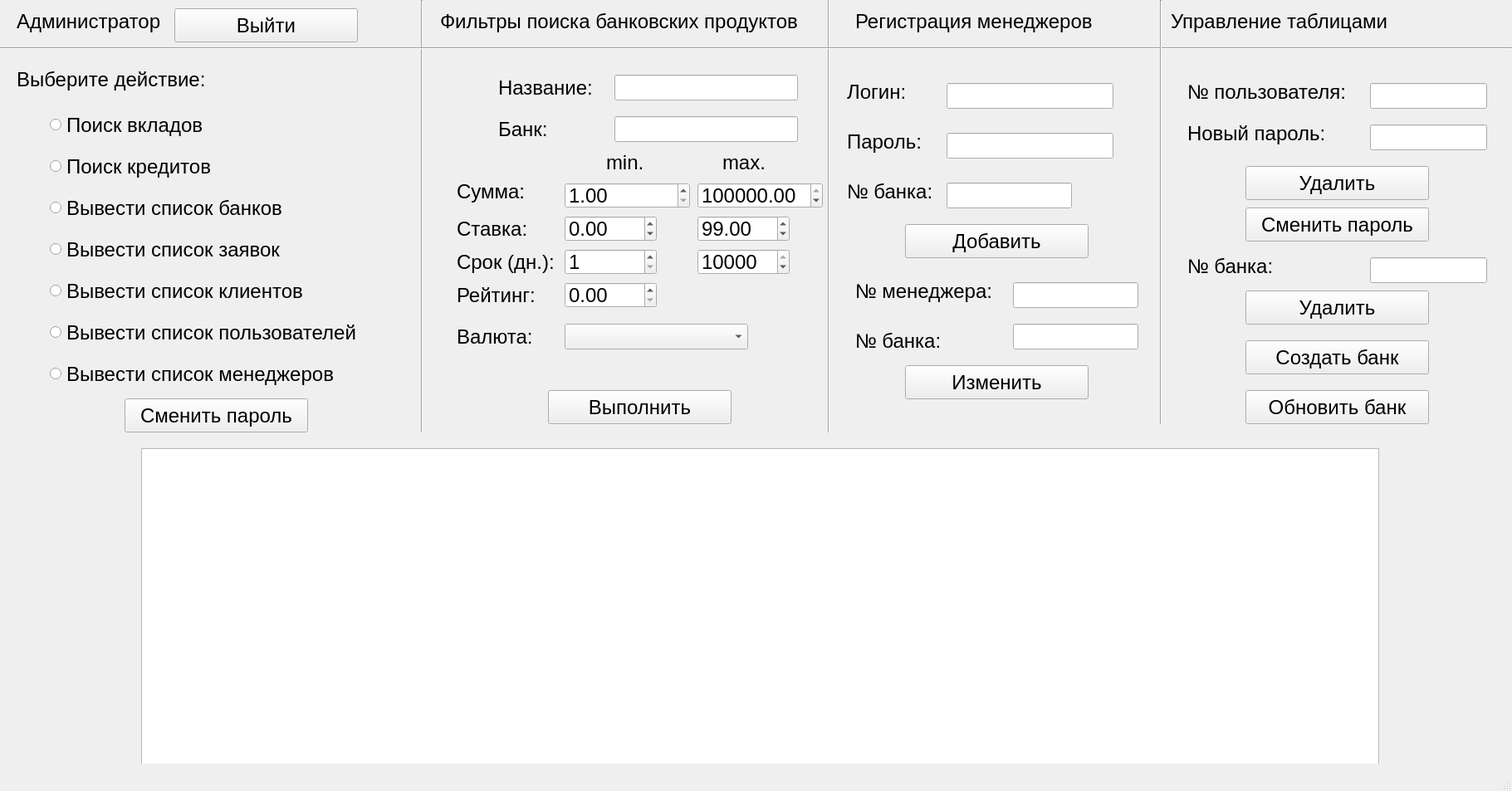
<?xml version="1.0" encoding="UTF-8"?>
<ui version="4.0">
 <class>AdminWindow</class>
 <widget class="QMainWindow" name="AdminWindow">
  <property name="geometry">
   <rect>
    <x>0</x>
    <y>0</y>
    <width>1821</width>
    <height>953</height>
   </rect>
  </property>
  <property name="font">
   <font>
    <pointsize>18</pointsize>
   </font>
  </property>
  <property name="windowTitle">
   <string>BankProducts Application</string>
  </property>
  <widget class="QWidget" name="centralwidget">
   <widget class="QRadioButton" name="r1">
    <property name="geometry">
     <rect>
      <x>60</x>
      <y>130</y>
      <width>281</width>
      <height>41</height>
     </rect>
    </property>
    <property name="font">
     <font>
      <pointsize>18</pointsize>
     </font>
    </property>
    <property name="text">
     <string>Поиск вкладов</string>
    </property>
   </widget>
   <widget class="QRadioButton" name="r3">
    <property name="geometry">
     <rect>
      <x>60</x>
      <y>230</y>
      <width>431</width>
      <height>41</height>
     </rect>
    </property>
    <property name="font">
     <font>
      <pointsize>18</pointsize>
     </font>
    </property>
    <property name="text">
     <string>Вывести список банков</string>
    </property>
   </widget>
   <widget class="QLabel" name="label_2">
    <property name="geometry">
     <rect>
      <x>20</x>
      <y>80</y>
      <width>251</width>
      <height>31</height>
     </rect>
    </property>
    <property name="font">
     <font>
      <pointsize>18</pointsize>
     </font>
    </property>
    <property name="text">
     <string>Выберите действие:</string>
    </property>
   </widget>
   <widget class="QPushButton" name="search">
    <property name="geometry">
     <rect>
      <x>660</x>
      <y>470</y>
      <width>221</width>
      <height>41</height>
     </rect>
    </property>
    <property name="font">
     <font>
      <pointsize>18</pointsize>
     </font>
    </property>
    <property name="text">
     <string>Выполнить</string>
    </property>
   </widget>
   <widget class="QLabel" name="label">
    <property name="geometry">
     <rect>
      <x>20</x>
      <y>0</y>
      <width>181</width>
      <height>51</height>
     </rect>
    </property>
    <property name="font">
     <font>
      <pointsize>18</pointsize>
     </font>
    </property>
    <property name="text">
     <string>Администратор</string>
    </property>
   </widget>
   <widget class="QRadioButton" name="r2">
    <property name="geometry">
     <rect>
      <x>60</x>
      <y>180</y>
      <width>351</width>
      <height>41</height>
     </rect>
    </property>
    <property name="font">
     <font>
      <pointsize>18</pointsize>
     </font>
    </property>
    <property name="text">
     <string>Поиск кредитов</string>
    </property>
   </widget>
   <widget class="Line" name="line">
    <property name="geometry">
     <rect>
      <x>500</x>
      <y>0</y>
      <width>16</width>
      <height>521</height>
     </rect>
    </property>
    <property name="font">
     <font>
      <pointsize>18</pointsize>
     </font>
    </property>
    <property name="orientation">
     <enum>Qt::Vertical</enum>
    </property>
   </widget>
   <widget class="QTableWidget" name="tableWidget">
    <property name="geometry">
     <rect>
      <x>170</x>
      <y>540</y>
      <width>1491</width>
      <height>431</height>
     </rect>
    </property>
    <property name="font">
     <font>
      <pointsize>18</pointsize>
     </font>
    </property>
   </widget>
   <widget class="QLabel" name="label_10">
    <property name="geometry">
     <rect>
      <x>1030</x>
      <y>10</y>
      <width>361</width>
      <height>31</height>
     </rect>
    </property>
    <property name="font">
     <font>
      <pointsize>18</pointsize>
     </font>
    </property>
    <property name="text">
     <string>Регистрация менеджеров</string>
    </property>
   </widget>
   <widget class="QLabel" name="label_3">
    <property name="geometry">
     <rect>
      <x>530</x>
      <y>-10</y>
      <width>451</width>
      <height>71</height>
     </rect>
    </property>
    <property name="font">
     <font>
      <pointsize>18</pointsize>
     </font>
    </property>
    <property name="text">
     <string>Фильтры поиска банковских продуктов</string>
    </property>
   </widget>
   <widget class="Line" name="line_3">
    <property name="geometry">
     <rect>
      <x>990</x>
      <y>-10</y>
      <width>16</width>
      <height>531</height>
     </rect>
    </property>
    <property name="font">
     <font>
      <pointsize>18</pointsize>
     </font>
    </property>
    <property name="orientation">
     <enum>Qt::Vertical</enum>
    </property>
   </widget>
   <widget class="Line" name="line_2">
    <property name="geometry">
     <rect>
      <x>0</x>
      <y>50</y>
      <width>1821</width>
      <height>16</height>
     </rect>
    </property>
    <property name="font">
     <font>
      <pointsize>18</pointsize>
     </font>
    </property>
    <property name="orientation">
     <enum>Qt::Horizontal</enum>
    </property>
   </widget>
   <widget class="QPushButton" name="exit">
    <property name="geometry">
     <rect>
      <x>210</x>
      <y>10</y>
      <width>221</width>
      <height>41</height>
     </rect>
    </property>
    <property name="font">
     <font>
      <pointsize>18</pointsize>
     </font>
    </property>
    <property name="text">
     <string>Выйти</string>
    </property>
   </widget>
   <widget class="QLineEdit" name="nameEdit">
    <property name="geometry">
     <rect>
      <x>740</x>
      <y>90</y>
      <width>221</width>
      <height>31</height>
     </rect>
    </property>
   </widget>
   <widget class="QLineEdit" name="bankEdit">
    <property name="geometry">
     <rect>
      <x>740</x>
      <y>140</y>
      <width>221</width>
      <height>31</height>
     </rect>
    </property>
   </widget>
   <widget class="QLabel" name="label_4">
    <property name="geometry">
     <rect>
      <x>730</x>
      <y>170</y>
      <width>61</width>
      <height>51</height>
     </rect>
    </property>
    <property name="font">
     <font>
      <pointsize>18</pointsize>
     </font>
    </property>
    <property name="text">
     <string>min.</string>
    </property>
   </widget>
   <widget class="QLabel" name="label_5">
    <property name="geometry">
     <rect>
      <x>870</x>
      <y>170</y>
      <width>61</width>
      <height>51</height>
     </rect>
    </property>
    <property name="font">
     <font>
      <pointsize>18</pointsize>
     </font>
    </property>
    <property name="text">
     <string>max.</string>
    </property>
   </widget>
   <widget class="QLabel" name="label_6">
    <property name="geometry">
     <rect>
      <x>550</x>
      <y>210</y>
      <width>101</width>
      <height>41</height>
     </rect>
    </property>
    <property name="font">
     <font>
      <pointsize>18</pointsize>
     </font>
    </property>
    <property name="text">
     <string>Сумма:</string>
    </property>
   </widget>
   <widget class="QLabel" name="label_7">
    <property name="geometry">
     <rect>
      <x>550</x>
      <y>260</y>
      <width>101</width>
      <height>31</height>
     </rect>
    </property>
    <property name="font">
     <font>
      <pointsize>18</pointsize>
     </font>
    </property>
    <property name="text">
     <string>Ставка:</string>
    </property>
   </widget>
   <widget class="QLabel" name="label_8">
    <property name="geometry">
     <rect>
      <x>550</x>
      <y>300</y>
      <width>121</width>
      <height>31</height>
     </rect>
    </property>
    <property name="font">
     <font>
      <pointsize>18</pointsize>
     </font>
    </property>
    <property name="text">
     <string>Срок (дн.):</string>
    </property>
   </widget>
   <widget class="QLabel" name="label_9">
    <property name="geometry">
     <rect>
      <x>550</x>
      <y>340</y>
      <width>101</width>
      <height>31</height>
     </rect>
    </property>
    <property name="font">
     <font>
      <pointsize>18</pointsize>
     </font>
    </property>
    <property name="text">
     <string>Рейтинг:</string>
    </property>
   </widget>
   <widget class="QLabel" name="label_11">
    <property name="geometry">
     <rect>
      <x>600</x>
      <y>90</y>
      <width>131</width>
      <height>31</height>
     </rect>
    </property>
    <property name="font">
     <font>
      <pointsize>18</pointsize>
     </font>
    </property>
    <property name="text">
     <string>Название:</string>
    </property>
   </widget>
   <widget class="QLabel" name="label_12">
    <property name="geometry">
     <rect>
      <x>600</x>
      <y>140</y>
      <width>101</width>
      <height>31</height>
     </rect>
    </property>
    <property name="font">
     <font>
      <pointsize>18</pointsize>
     </font>
    </property>
    <property name="text">
     <string>Банк:</string>
    </property>
   </widget>
   <widget class="QDoubleSpinBox" name="min_sum">
    <property name="geometry">
     <rect>
      <x>680</x>
      <y>220</y>
      <width>151</width>
      <height>31</height>
     </rect>
    </property>
    <property name="minimum">
     <double>1.000000000000000</double>
    </property>
    <property name="maximum">
     <double>100000000.000000000000000</double>
    </property>
    <property name="singleStep">
     <double>10000.000000000000000</double>
    </property>
    <property name="value">
     <double>1.000000000000000</double>
    </property>
   </widget>
   <widget class="QDoubleSpinBox" name="max_sum">
    <property name="geometry">
     <rect>
      <x>840</x>
      <y>220</y>
      <width>151</width>
      <height>31</height>
     </rect>
    </property>
    <property name="minimum">
     <double>1.000000000000000</double>
    </property>
    <property name="maximum">
     <double>100000000.000000000000000</double>
    </property>
    <property name="singleStep">
     <double>10000.000000000000000</double>
    </property>
    <property name="value">
     <double>100000000.000000000000000</double>
    </property>
   </widget>
   <widget class="QDoubleSpinBox" name="min_rate">
    <property name="geometry">
     <rect>
      <x>680</x>
      <y>260</y>
      <width>111</width>
      <height>31</height>
     </rect>
    </property>
    <property name="minimum">
     <double>-99.989999999999995</double>
    </property>
   </widget>
   <widget class="QDoubleSpinBox" name="max_rate">
    <property name="geometry">
     <rect>
      <x>840</x>
      <y>260</y>
      <width>111</width>
      <height>31</height>
     </rect>
    </property>
    <property name="minimum">
     <double>-99.989999999999995</double>
    </property>
    <property name="value">
     <double>99.000000000000000</double>
    </property>
   </widget>
   <widget class="QSpinBox" name="min_time">
    <property name="geometry">
     <rect>
      <x>680</x>
      <y>300</y>
      <width>111</width>
      <height>31</height>
     </rect>
    </property>
    <property name="minimum">
     <number>1</number>
    </property>
    <property name="maximum">
     <number>10000</number>
    </property>
    <property name="singleStep">
     <number>10</number>
    </property>
   </widget>
   <widget class="QSpinBox" name="max_time">
    <property name="geometry">
     <rect>
      <x>840</x>
      <y>300</y>
      <width>111</width>
      <height>31</height>
     </rect>
    </property>
    <property name="minimum">
     <number>1</number>
    </property>
    <property name="maximum">
     <number>10000</number>
    </property>
    <property name="singleStep">
     <number>10</number>
    </property>
    <property name="value">
     <number>10000</number>
    </property>
   </widget>
   <widget class="QDoubleSpinBox" name="min_rating">
    <property name="geometry">
     <rect>
      <x>680</x>
      <y>340</y>
      <width>111</width>
      <height>31</height>
     </rect>
    </property>
    <property name="maximum">
     <double>5.000000000000000</double>
    </property>
    <property name="singleStep">
     <double>1.000000000000000</double>
    </property>
   </widget>
   <widget class="Line" name="line_4">
    <property name="geometry">
     <rect>
      <x>1390</x>
      <y>0</y>
      <width>16</width>
      <height>511</height>
     </rect>
    </property>
    <property name="font">
     <font>
      <pointsize>18</pointsize>
     </font>
    </property>
    <property name="orientation">
     <enum>Qt::Vertical</enum>
    </property>
   </widget>
   <widget class="QLabel" name="label_13">
    <property name="geometry">
     <rect>
      <x>1410</x>
      <y>10</y>
      <width>421</width>
      <height>31</height>
     </rect>
    </property>
    <property name="font">
     <font>
      <pointsize>18</pointsize>
     </font>
    </property>
    <property name="text">
     <string>Управление таблицами</string>
    </property>
   </widget>
   <widget class="QRadioButton" name="r4">
    <property name="geometry">
     <rect>
      <x>60</x>
      <y>280</y>
      <width>431</width>
      <height>41</height>
     </rect>
    </property>
    <property name="font">
     <font>
      <pointsize>18</pointsize>
     </font>
    </property>
    <property name="text">
     <string>Вывести список заявок</string>
    </property>
   </widget>
   <widget class="QLabel" name="label_14">
    <property name="geometry">
     <rect>
      <x>1020</x>
      <y>90</y>
      <width>151</width>
      <height>41</height>
     </rect>
    </property>
    <property name="font">
     <font>
      <pointsize>18</pointsize>
     </font>
    </property>
    <property name="text">
     <string>Логин:</string>
    </property>
   </widget>
   <widget class="QLineEdit" name="login">
    <property name="geometry">
     <rect>
      <x>1140</x>
      <y>100</y>
      <width>201</width>
      <height>31</height>
     </rect>
    </property>
    <property name="inputMask">
     <string/>
    </property>
   </widget>
   <widget class="QLabel" name="label_17">
    <property name="geometry">
     <rect>
      <x>1430</x>
      <y>90</y>
      <width>211</width>
      <height>41</height>
     </rect>
    </property>
    <property name="font">
     <font>
      <pointsize>18</pointsize>
     </font>
    </property>
    <property name="text">
     <string>№ пользователя:</string>
    </property>
   </widget>
   <widget class="QLineEdit" name="user_num">
    <property name="geometry">
     <rect>
      <x>1650</x>
      <y>100</y>
      <width>141</width>
      <height>31</height>
     </rect>
    </property>
    <property name="inputMask">
     <string>0000000</string>
    </property>
   </widget>
   <widget class="QPushButton" name="delete_user">
    <property name="geometry">
     <rect>
      <x>1500</x>
      <y>200</y>
      <width>221</width>
      <height>41</height>
     </rect>
    </property>
    <property name="font">
     <font>
      <pointsize>18</pointsize>
     </font>
    </property>
    <property name="text">
     <string>Удалить</string>
    </property>
   </widget>
   <widget class="QPushButton" name="update_password">
    <property name="geometry">
     <rect>
      <x>150</x>
      <y>480</y>
      <width>221</width>
      <height>41</height>
     </rect>
    </property>
    <property name="font">
     <font>
      <pointsize>18</pointsize>
     </font>
    </property>
    <property name="text">
     <string>Сменить пароль</string>
    </property>
   </widget>
   <widget class="QRadioButton" name="r5">
    <property name="geometry">
     <rect>
      <x>60</x>
      <y>330</y>
      <width>431</width>
      <height>41</height>
     </rect>
    </property>
    <property name="font">
     <font>
      <pointsize>18</pointsize>
     </font>
    </property>
    <property name="text">
     <string>Вывести список клиентов</string>
    </property>
   </widget>
   <widget class="QLineEdit" name="bank_num">
    <property name="geometry">
     <rect>
      <x>1140</x>
      <y>220</y>
      <width>151</width>
      <height>31</height>
     </rect>
    </property>
    <property name="inputMask">
     <string>0000000</string>
    </property>
    <property name="text">
     <string/>
    </property>
   </widget>
   <widget class="QLabel" name="label_15">
    <property name="geometry">
     <rect>
      <x>1020</x>
      <y>210</y>
      <width>111</width>
      <height>41</height>
     </rect>
    </property>
    <property name="font">
     <font>
      <pointsize>18</pointsize>
     </font>
    </property>
    <property name="text">
     <string>№ банка:</string>
    </property>
   </widget>
   <widget class="QPushButton" name="add_manager">
    <property name="geometry">
     <rect>
      <x>1090</x>
      <y>270</y>
      <width>221</width>
      <height>41</height>
     </rect>
    </property>
    <property name="font">
     <font>
      <pointsize>18</pointsize>
     </font>
    </property>
    <property name="text">
     <string>Добавить</string>
    </property>
   </widget>
   <widget class="QRadioButton" name="r6">
    <property name="geometry">
     <rect>
      <x>60</x>
      <y>380</y>
      <width>431</width>
      <height>41</height>
     </rect>
    </property>
    <property name="font">
     <font>
      <pointsize>18</pointsize>
     </font>
    </property>
    <property name="text">
     <string>Вывести список пользователей</string>
    </property>
   </widget>
   <widget class="QLineEdit" name="password">
    <property name="geometry">
     <rect>
      <x>1140</x>
      <y>160</y>
      <width>201</width>
      <height>31</height>
     </rect>
    </property>
    <property name="inputMask">
     <string/>
    </property>
    <property name="text">
     <string/>
    </property>
   </widget>
   <widget class="QLabel" name="label_33">
    <property name="geometry">
     <rect>
      <x>1020</x>
      <y>150</y>
      <width>151</width>
      <height>41</height>
     </rect>
    </property>
    <property name="font">
     <font>
      <pointsize>18</pointsize>
     </font>
    </property>
    <property name="text">
     <string>Пароль:</string>
    </property>
   </widget>
   <widget class="QLineEdit" name="manager_num">
    <property name="geometry">
     <rect>
      <x>1220</x>
      <y>340</y>
      <width>151</width>
      <height>31</height>
     </rect>
    </property>
    <property name="inputMask">
     <string>0000000</string>
    </property>
    <property name="text">
     <string/>
    </property>
   </widget>
   <widget class="QLabel" name="label_34">
    <property name="geometry">
     <rect>
      <x>1030</x>
      <y>330</y>
      <width>171</width>
      <height>41</height>
     </rect>
    </property>
    <property name="font">
     <font>
      <pointsize>18</pointsize>
     </font>
    </property>
    <property name="text">
     <string>№ менеджера:</string>
    </property>
   </widget>
   <widget class="QLineEdit" name="bank_num2">
    <property name="geometry">
     <rect>
      <x>1220</x>
      <y>390</y>
      <width>151</width>
      <height>31</height>
     </rect>
    </property>
    <property name="inputMask">
     <string>0000000</string>
    </property>
    <property name="text">
     <string/>
    </property>
   </widget>
   <widget class="QLabel" name="label_35">
    <property name="geometry">
     <rect>
      <x>1030</x>
      <y>390</y>
      <width>111</width>
      <height>41</height>
     </rect>
    </property>
    <property name="font">
     <font>
      <pointsize>18</pointsize>
     </font>
    </property>
    <property name="text">
     <string>№ банка:</string>
    </property>
   </widget>
   <widget class="QPushButton" name="update_manager">
    <property name="geometry">
     <rect>
      <x>1090</x>
      <y>440</y>
      <width>221</width>
      <height>41</height>
     </rect>
    </property>
    <property name="font">
     <font>
      <pointsize>18</pointsize>
     </font>
    </property>
    <property name="text">
     <string>Изменить</string>
    </property>
   </widget>
   <widget class="QPushButton" name="delete_bank">
    <property name="geometry">
     <rect>
      <x>1500</x>
      <y>350</y>
      <width>221</width>
      <height>41</height>
     </rect>
    </property>
    <property name="font">
     <font>
      <pointsize>18</pointsize>
     </font>
    </property>
    <property name="text">
     <string>Удалить</string>
    </property>
   </widget>
   <widget class="QLabel" name="label_36">
    <property name="geometry">
     <rect>
      <x>1430</x>
      <y>300</y>
      <width>211</width>
      <height>41</height>
     </rect>
    </property>
    <property name="font">
     <font>
      <pointsize>18</pointsize>
     </font>
    </property>
    <property name="text">
     <string>№ банка:</string>
    </property>
   </widget>
   <widget class="QLineEdit" name="bank_num3">
    <property name="geometry">
     <rect>
      <x>1650</x>
      <y>310</y>
      <width>141</width>
      <height>31</height>
     </rect>
    </property>
    <property name="inputMask">
     <string>0000000</string>
    </property>
   </widget>
   <widget class="QRadioButton" name="r7">
    <property name="geometry">
     <rect>
      <x>60</x>
      <y>430</y>
      <width>431</width>
      <height>41</height>
     </rect>
    </property>
    <property name="font">
     <font>
      <pointsize>18</pointsize>
     </font>
    </property>
    <property name="text">
     <string>Вывести список менеджеров</string>
    </property>
   </widget>
   <widget class="QPushButton" name="add_bank">
    <property name="geometry">
     <rect>
      <x>1500</x>
      <y>410</y>
      <width>221</width>
      <height>41</height>
     </rect>
    </property>
    <property name="font">
     <font>
      <pointsize>18</pointsize>
     </font>
    </property>
    <property name="text">
     <string>Создать банк</string>
    </property>
   </widget>
   <widget class="QPushButton" name="update_bank">
    <property name="geometry">
     <rect>
      <x>1500</x>
      <y>470</y>
      <width>221</width>
      <height>41</height>
     </rect>
    </property>
    <property name="font">
     <font>
      <pointsize>18</pointsize>
     </font>
    </property>
    <property name="text">
     <string>Обновить банк</string>
    </property>
   </widget>
   <widget class="QPushButton" name="update_user">
    <property name="geometry">
     <rect>
      <x>1500</x>
      <y>250</y>
      <width>221</width>
      <height>41</height>
     </rect>
    </property>
    <property name="font">
     <font>
      <pointsize>18</pointsize>
     </font>
    </property>
    <property name="text">
     <string>Сменить пароль</string>
    </property>
   </widget>
   <widget class="QLabel" name="label_18">
    <property name="geometry">
     <rect>
      <x>1430</x>
      <y>140</y>
      <width>211</width>
      <height>41</height>
     </rect>
    </property>
    <property name="font">
     <font>
      <pointsize>18</pointsize>
     </font>
    </property>
    <property name="text">
     <string>Новый пароль:</string>
    </property>
   </widget>
   <widget class="QLineEdit" name="new_password">
    <property name="geometry">
     <rect>
      <x>1650</x>
      <y>150</y>
      <width>141</width>
      <height>31</height>
     </rect>
    </property>
    <property name="inputMask">
     <string/>
    </property>
    <property name="maxLength">
     <number>20</number>
    </property>
   </widget>
   <widget class="QLabel" name="label_19">
    <property name="geometry">
     <rect>
      <x>550</x>
      <y>390</y>
      <width>101</width>
      <height>31</height>
     </rect>
    </property>
    <property name="font">
     <font>
      <pointsize>18</pointsize>
     </font>
    </property>
    <property name="text">
     <string>Валюта:</string>
    </property>
   </widget>
   <widget class="QComboBox" name="cur_type">
    <property name="geometry">
     <rect>
      <x>680</x>
      <y>390</y>
      <width>221</width>
      <height>31</height>
     </rect>
    </property>
   </widget>
  </widget>
  <widget class="QMenuBar" name="menubar">
   <property name="geometry">
    <rect>
     <x>0</x>
     <y>0</y>
     <width>1821</width>
     <height>33</height>
    </rect>
   </property>
  </widget>
  <widget class="QStatusBar" name="statusbar"/>
 </widget>
 <resources/>
 <connections/>
</ui>
